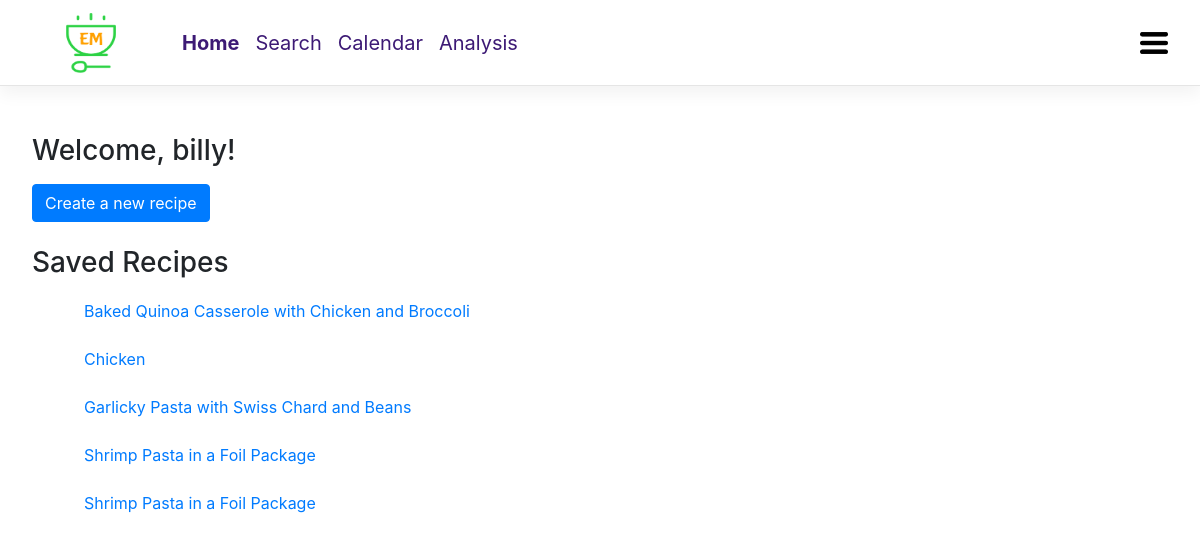
/registration/ (signed in), run on an earlier commit of the app's database.
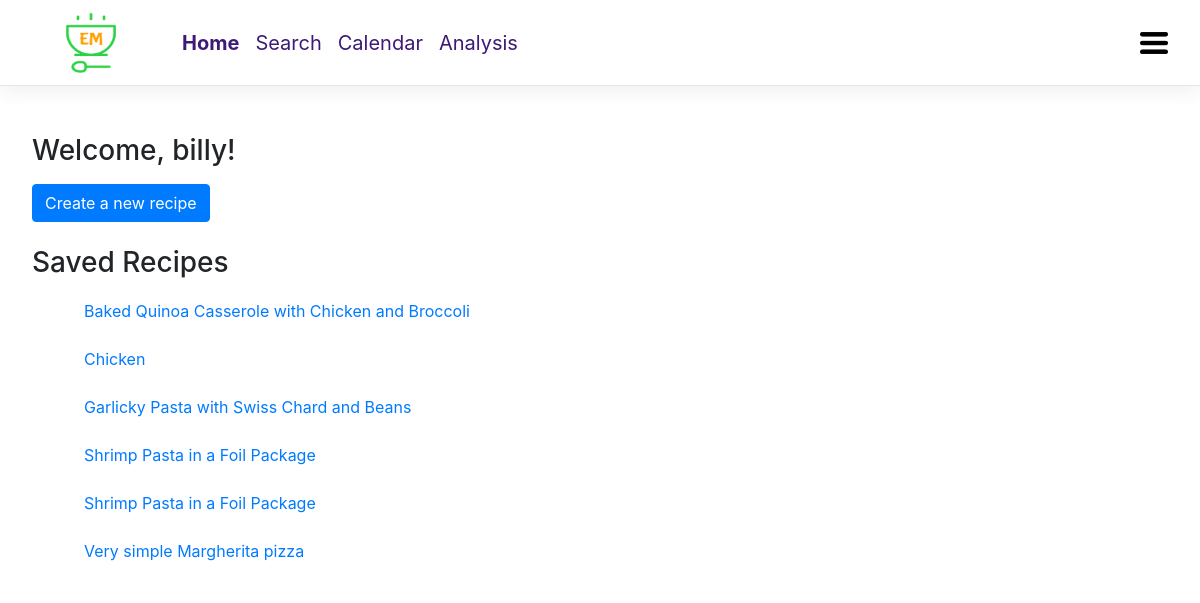
And on a later commit of the database.
### em_website/models.py (models this page shows, shortened)
class SavedRecipe(models.Model):
    name = models.CharField(u'Name', max_length=100)
    user = models.CharField(u'User', max_length=100)
    slug = models.SlugField(unique=False)
    class Meta:
        verbose_name = u'Saved Recipe'
        verbose_name_plural = u'Saved Recipes'
        ordering = ['name', 'user']

### em_website/views.py (the view)
# urls.py: path('', views.home, name='em_home'),
def home(request):
	saved_recipes = SavedRecipe.objects.filter(user=request.user.username).distinct()
	return render(request, "home.html", {'saved_recipes': saved_recipes})

### templates/home.html (shortened to what this page needs)
{% extends 'base.html' %}
{% block navbar_Content %}
    <li class="nav-item active">
        <a class="nav-link" href="{% url 'em_home' %}">Home</a>
    </li>
    <li class="nav-item">
        <a class="nav-link" href="{% url 'em_search' %}">Search</a>
    </li>
    <li class="nav-item">
        <a class="nav-link" href="{% url 'em_calendar' %}">Calendar</a>
    </li>
    <li class="nav-item">
        <a class="nav-link" href="{% url 'em_analysis' %}">Analysis</a>
    </li>
{% endblock %}
{% block content %}
{% if user.is_authenticated %}
    <!DOCTYPE html>
    <html>
        <head>
        </head>
        <body>
            <div class="home_Container">
                <h3>Welcome, {{ user.username }}!</h3>
                <div class="mb-4">
                    <a href="{% url 'new_recipe'  %}" class="btn btn-primary">Create a new recipe</a>
                </div>
                <h3>Saved Recipes</h3>
                <ul>
                    {% for recipe in saved_recipes %}
                        <a class="recipe" href ="{% url 'em_view_recipe' recipe.slug %}"><li class="recipe_list">
                            {{ recipe.name }} </li></a>
                    {% endfor %}
                </ul>
            </div>
        </body>
    </html>
{% else %}
    <h3>You are not logged in</h3>
    <p>Click <a href="{% url 'login' %}">here</a> to login.</p>
{% endif %}
{% endblock %}

### templates/base.html (shortened to what this page needs)
{% load static %}
<!DOCTYPE html>
<html>
    <head>
        <link rel="stylesheet" href="{% static 'css/bootstrap.min.css' %}">
    </head>
    <body>
        <header class="navbar navbar-expand navbar-dark flex-column flex-md-row bd-navbar">
            <a class="navbar-brand mr-0 mr-md-2" href="{% url 'em_home'%}" aria-label="Essential Meals">
                <img src="{% static 'images/EM_Logo.png' %}" style="width:150px;height:60px;border:0;">
            </a>
            <div class="navbar-nav-scroll">
                <ul class="navbar-nav bd-navbar-nav flex-row">
                    {% block navbar_Content %}
                    {% endblock %}
                </ul>
            </div>
            <ul class="navbar-nav flex-row ml-md-auto d-none d-md-flex">
                <div class="dropdown">
                    <img src="{% static 'images/hamburger_menu.png' %}" style="width:60px;height:60px;border:0;background:none;" class="dropbtn">
                </div>
            </ul>
        </header>
        <div class="content_Container">
            {% block content %}
            {% endblock %}
        </div>
    </body>
</html>

### templates/base.html (style rules this page uses)
.bd-navbar { min-height: 4rem; background-color: #ffffff; box-shadow: 0 0.5rem 1rem rgba(0,0,0,.05), inset 0 -1px 0 rgba(0,0,0,.1); }
.bd-navbar .navbar-nav .nav-link { padding-right: .5rem; padding-left: .5rem; color: #3d1a75 !important; }
.bd-navbar .active a { font-weight: 300; font-weight: bold; }
.nav-item { font-size: 20px; }
.content_Container { padding: 16px; align-content: center; }
.dropbtn { background-color: #4CAF50; color: white; padding: 16px; font-size: 20px; border: none; }
.dropdown { position: relative; display: inline-block; }

### templates/home.html (style rules this page uses)
.home_Container { padding: 16px; width: 1200px; margin: 0 auto; }
.recipe_list { padding: 12px; list-style-type: none; background-color: rgb(255, 255, 255); }
a:hover, a:link, a:visited { text-decoration: none; }

What changed in the data, as far as the page shows it:
added SavedRecipe: name "Very simple Margherita pizza"
